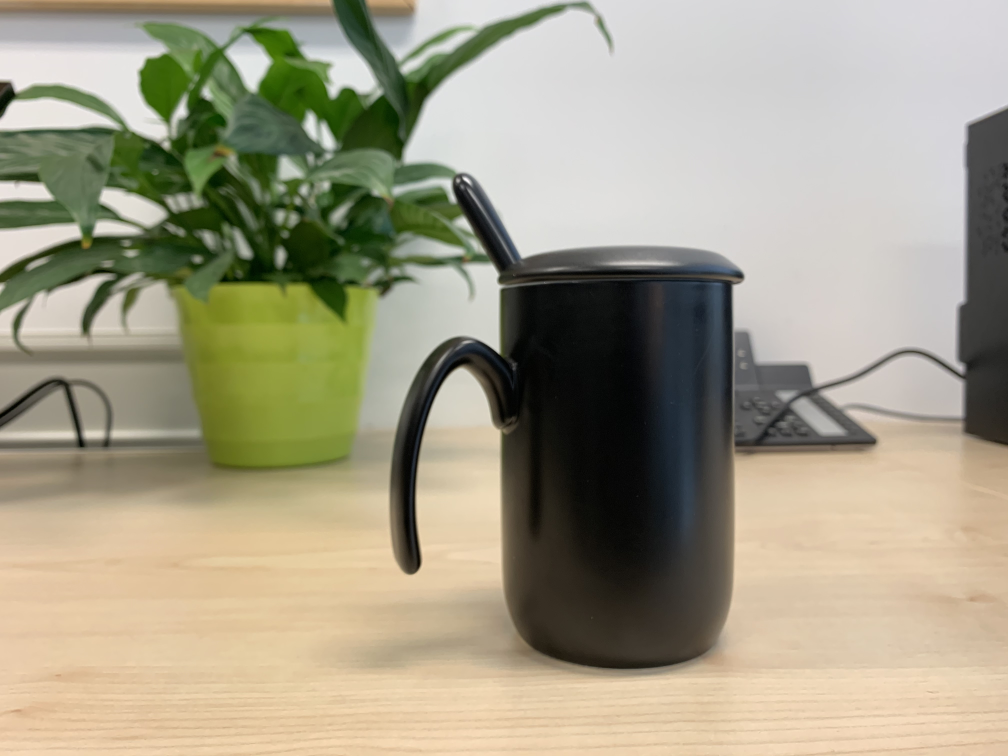
#> input picture resources/left-3.jpg, 4032 x 3024 px, found by its file name (shown at 1/4 size)
$ python disparity.py   (older library calls are emulated)
#> lines starting #> are read from the running program, lines starting #| are printed output that depends on the picture
import numpy as np
import cv2
import os
import time
from matplotlib import pyplot as plt


def update(val=0):
    stereo.setBlockSize(cv2.getTrackbarPos('window_size', 'disparity'))
    stereo.setUniquenessRatio(cv2.getTrackbarPos('uniquenessRatio', 'disparity'))
    stereo.setSpeckleWindowSize(cv2.getTrackbarPos('speckleWindowSize', 'disparity'))
    stereo.setSpeckleRange(cv2.getTrackbarPos('speckleRange', 'disparity'))
    stereo.setDisp12MaxDiff(cv2.getTrackbarPos('disp12MaxDiff', 'disparity'))

    start = time.time()
    print('computing disparity...')
    disp = stereo.compute(imgL, imgR)
    disparity = cv2.normalize(disp, disp, alpha=0, beta=255, norm_type=cv2.NORM_MINMAX, dtype=cv2.CV_8U)
    cv2.imshow('disparity1', disparity)

    print(disp.shape)
    disp = disp.astype(np.float32) / 16.0
    plt.hist(disp)
    plt.show()
    disp = (disp - min_disp) / num_disp
    print('计算视差用时：', (time.time() - start))

    cv2.imshow('Origin', cv2.hconcat((imgL, imgR)))
    cv2.imshow('disparity2', disp)


    plt.hist(disp)
    plt.show()


if __name__ == "__main__":
    min_disp = 1
    max_disp = 81
    num_disp = max_disp - min_disp
    blockSize = 5
    uniquenessRatio = 8
    speckleRange = 2
    speckleWindowSize = 64
    disp12MaxDiff = 1
    # P1 = 600
    # P2 = 2400
    P1 = 8 * 1 * blockSize * blockSize
    P2 = 32 * 1 * blockSize * blockSize
    path = os.path.abspath('.')
    path1 = os.path.join(path, 'resources', 'left-3.jpg')
    path2 = os.path.join(path, 'resources', 'right-3.jpg')
    print(path1)
    print(path2)
    imgL = cv2.imread(path1, cv2.IMREAD_GRAYSCALE)
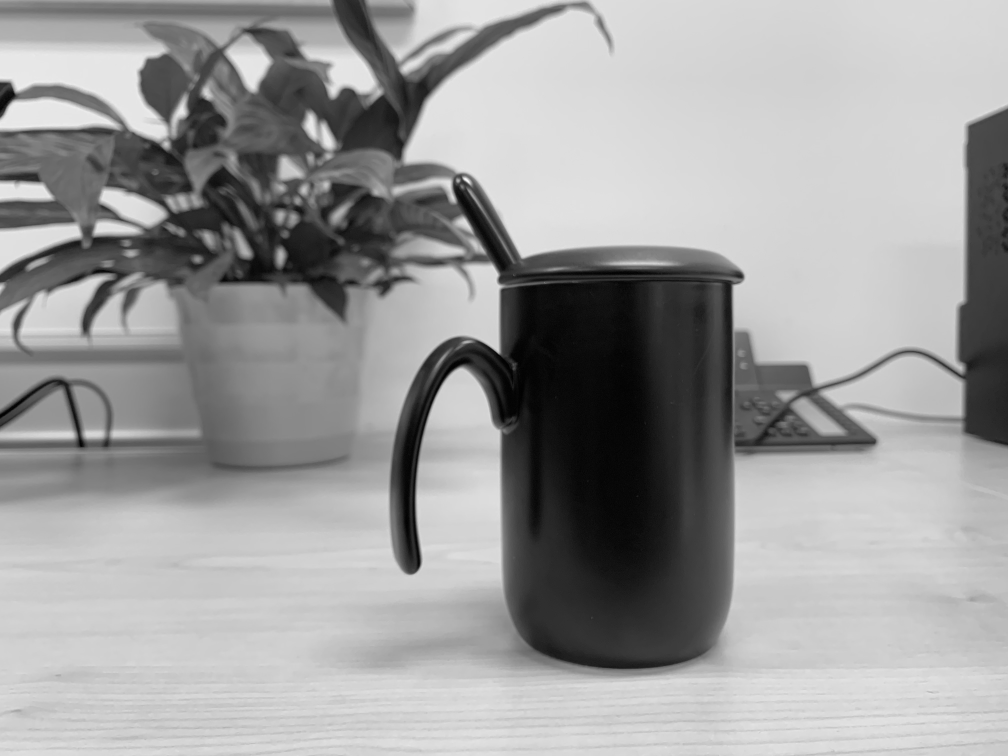
#> imgL: shape (3024, 4032) (shown at 1/4 size); min 0, max 252, mean 156
    imgR = cv2.imread(path2, cv2.IMREAD_GRAYSCALE)
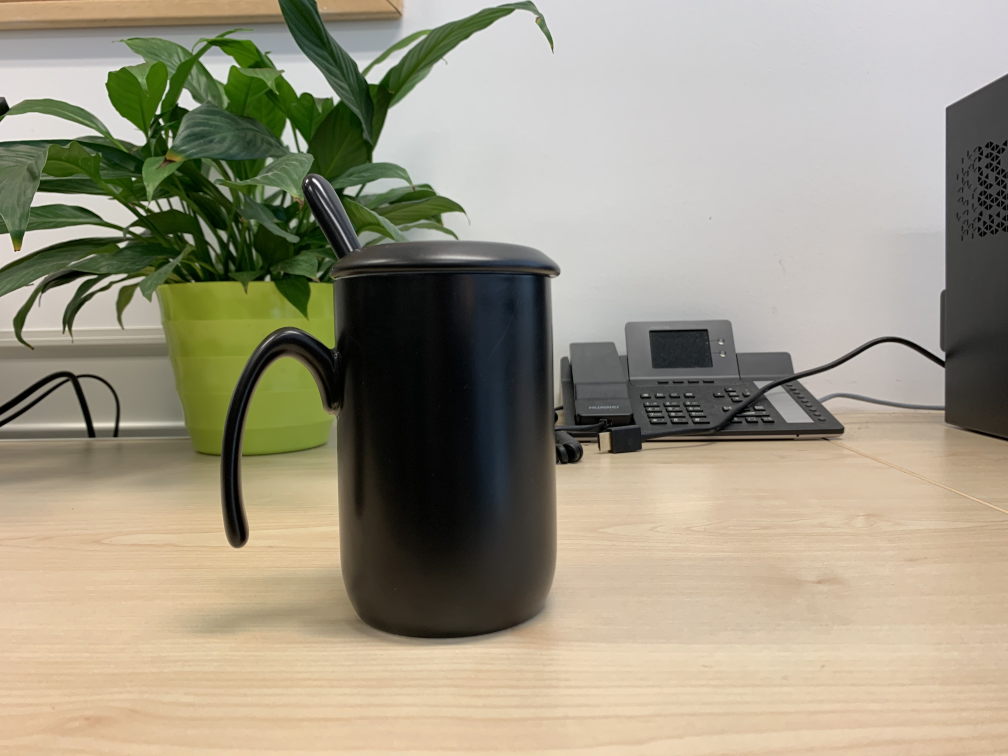
#> input picture resources/right-3.jpg, 4032 x 3024 px, found by its file name (shown at 1/4 size)
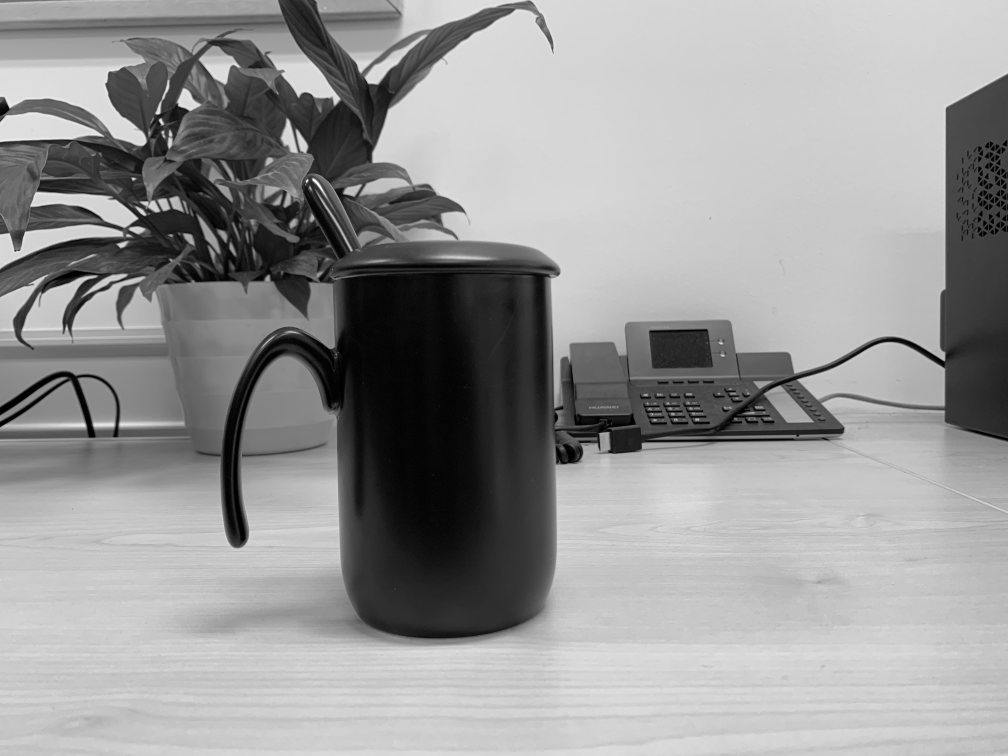
#> imgR: shape (3024, 4032) (shown at 1/4 size); min 0, max 255, mean 151
    # imgL = cv2.imread(path1)
    # imgR = cv2.imread(path2)
    for i in range(3):
        imgL = cv2.pyrDown(imgL)
        imgR = cv2.pyrDown(imgR)
#> this loop made 3 passes
#> pass 2, `imgR = cv2.pyrDown(imgR)`:
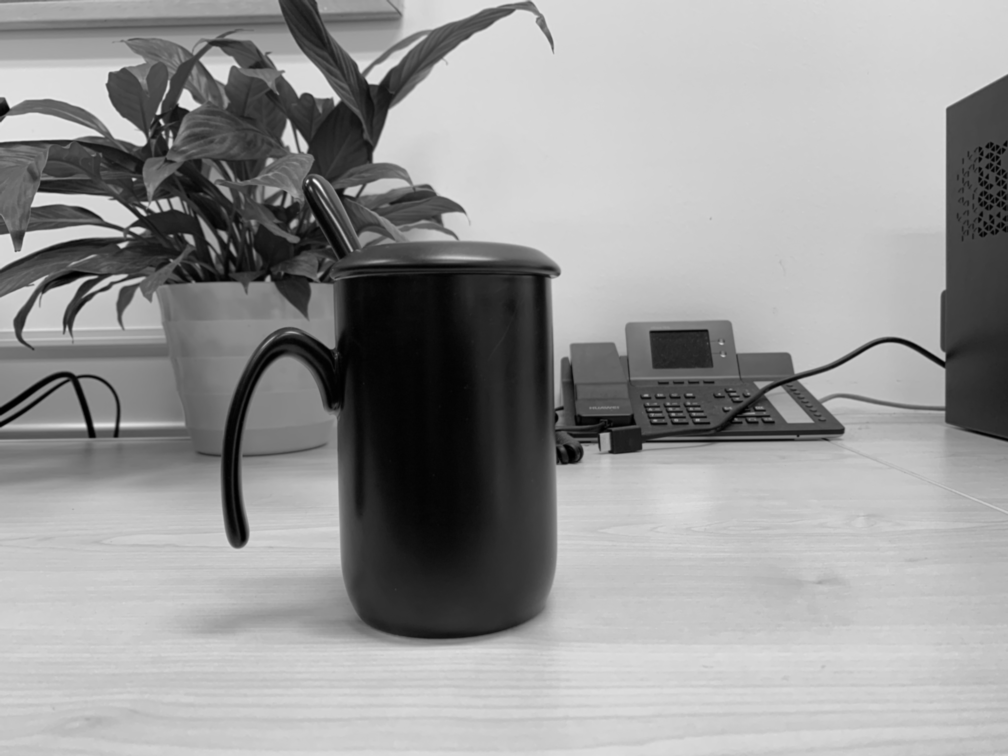
#> imgR: shape (756, 1008); min 0, max 248, mean 151.1
    # imgL = cv2.imread(r".\resources\left-2.jpg")
    # imgR = cv2.imread(r".\resources\right-2.jpg")
    print(imgL.shape)
#| (378, 504)
    print(imgR.shape)
#| (378, 504)
    cv2.namedWindow('disparity', cv2.WINDOW_NORMAL)
    cv2.createTrackbar('speckleRange', 'disparity', speckleRange, 50, update)
    cv2.createTrackbar('blockSize', 'disparity', blockSize, 21, update)
    cv2.createTrackbar('speckleWindowSize', 'disparity', speckleWindowSize, 200, update)
    cv2.createTrackbar('uniquenessRatio', 'disparity', uniquenessRatio, 50, update)
    cv2.createTrackbar('disp12MaxDiff', 'disparity', disp12MaxDiff, 250, update)
    stereo = cv2.StereoSGBM_create(
        minDisparity=min_disp,
        numDisparities=num_disp,
        blockSize=blockSize,
        uniquenessRatio=uniquenessRatio,
        speckleRange=speckleRange,
        speckleWindowSize=speckleWindowSize,
        disp12MaxDiff=disp12MaxDiff,
        P1=P1,
        P2=P2
    )
    update()
#> in update, `disp = stereo.compute(imgL, imgR)`:
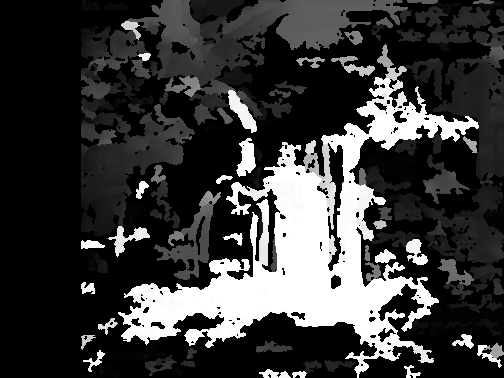
#> disp: shape (378, 504) int16; min 0, max 1280, mean 293.8; drawn with min black and max white
#| (378, 504)
#> in update, `plt.show()`:
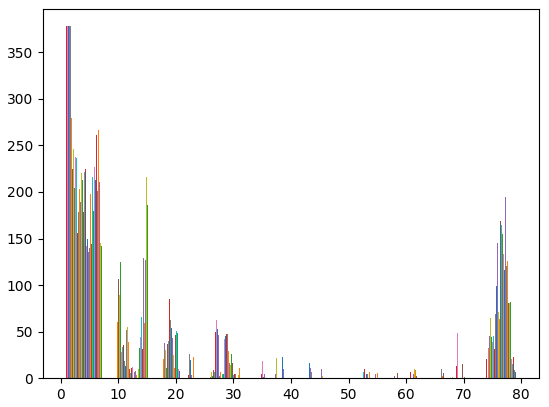
#> figure drawn by matplotlib, 1 panel; tallest bar 378 high, from x = 0.8 to 0.813; tallest bar 378 high, from x = 0.813 to 0.825; tallest bar 378 high, from x = 0.825 to 0.838
#> in update, `cv2.imshow('Origin', cv2.hconcat((imgL, imgR)))`:
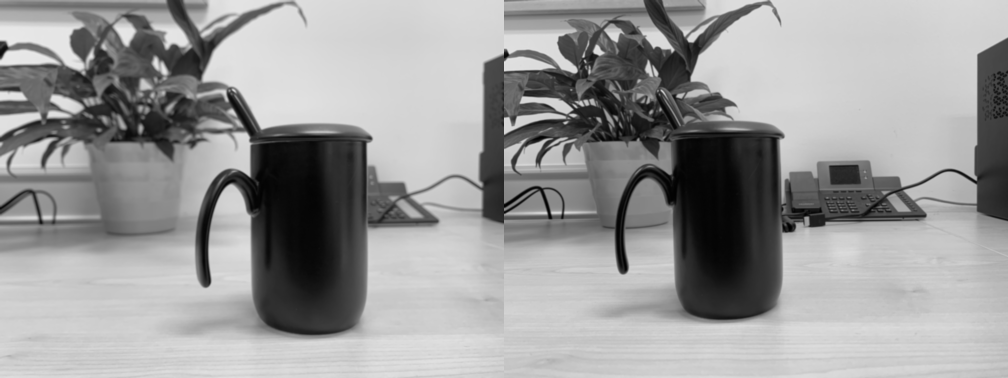
#> window 'Origin': shape (378, 1008); min 0, max 234, mean 153.5
    cv2.waitKey()
